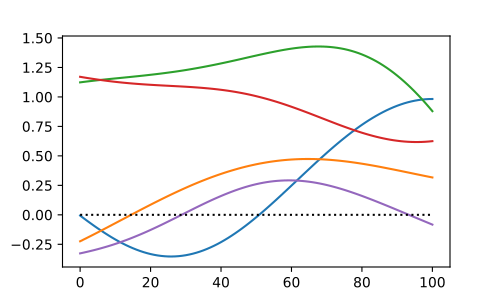

Here is the Python script that generated this plot:
import numpy as np
from matplotlib import pyplot
import rft1d
np.random.seed(0)
y = rft1d.randn1d(5, 101, 80.0, pad=True)
pyplot.figure(figsize=(5,3))
pyplot.plot(y.T)
pyplot.plot([0,100],[0,0],'k:')
